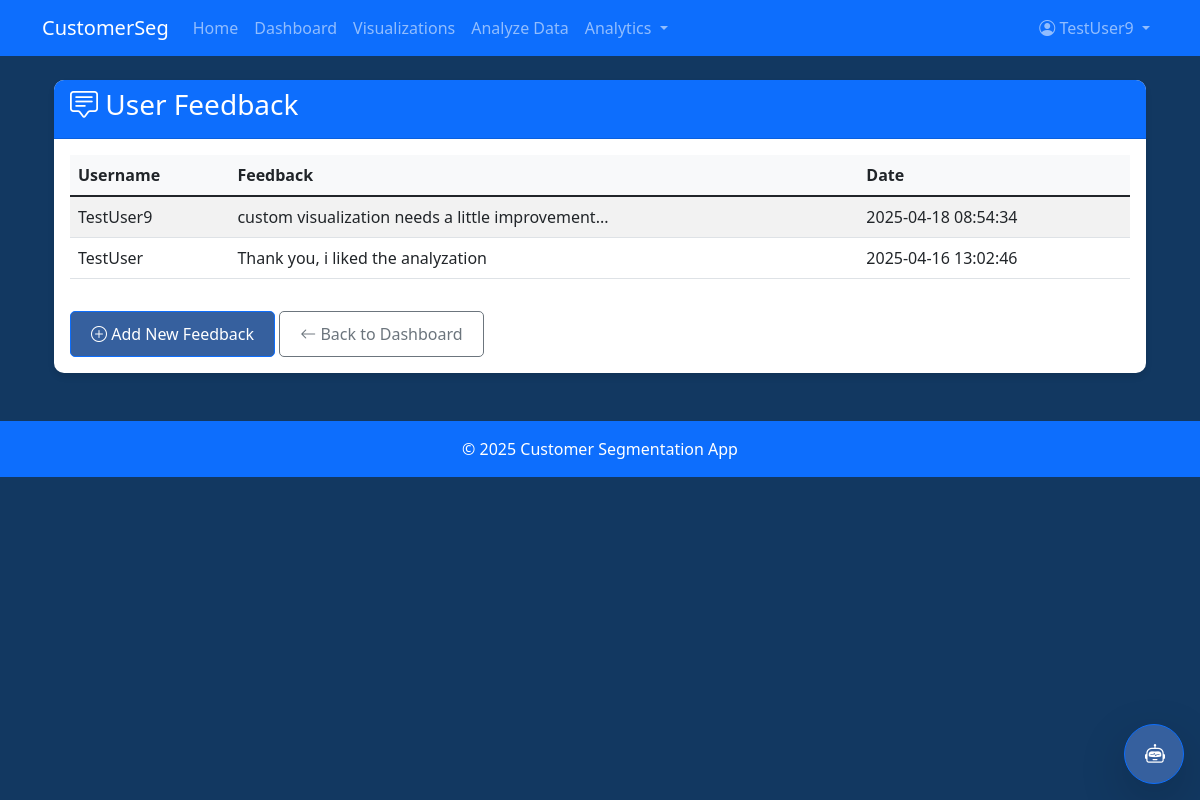
Page /view_feedback (signed in) on the committed database.
### tables this page shows
CREATE TABLE feedback (
            id INTEGER PRIMARY KEY AUTOINCREMENT,
            username TEXT NOT NULL,
            feedback TEXT NOT NULL,
            timestamp DATETIME DEFAULT CURRENT_TIMESTAMP
        );

### app.py (the view)
@app.route("/view_feedback")
@login_required
def view_feedback():
    conn = get_db_connection()
    feedback_data = conn.execute('''
        SELECT username, feedback, timestamp
        FROM feedback
        ORDER BY timestamp DESC
    ''').fetchall()
    conn.close()
    return render_template("view_feedback.html", feedback_data=feedback_data)

### app.py (called while the page is built)
@login_manager.user_loader
def user_loader(username):
    users = load_users()
    user_data = users.get(username)
    if user_data:
        user_data['username'] = username  # Add username to the data
        return User(user_data)
    return None

def get_db_connection():
    conn = None
    try:
        conn = sqlite3.connect('database.db')
        conn.row_factory = sqlite3.Row  # This allows accessing columns by name
        return conn
    except Error as e:
        print(f"Error connecting to database: {e}")
        raise

def load_users():
    conn = get_db_connection()
    users = conn.execute('SELECT * FROM users').fetchall()
    conn.close()
    return {user['username']: dict(user) for user in users}

### templates/view_feedback.html (shortened to what this page needs)
{% extends "base.html" %}
{% block content %}
<div class="container mt-4">
    <div class="card">
        <div class="card-header bg-primary text-white">
            <h3><i class="bi bi-chat-square-text"></i> User Feedback</h3>
        </div>
        <div class="card-body">
            {% if feedback_data %}
            <div class="table-responsive">
                <table class="table table-striped">
                    <thead>
                        <tr>
                            <th>Username</th>
                            <th>Feedback</th>
                            <th>Date</th>
                        </tr>
                    </thead>
                    <tbody>
                        {% for feedback in feedback_data %}
                        <tr>
                            <td>{{ feedback['username'] }}</td>
                            <td>{{ feedback['feedback'] }}</td>
                            <td>{{ feedback['timestamp'] }}</td>
                        </tr>
                        {% endfor %}
                    </tbody>
                </table>
            </div>
            {% else %}
            <div class="alert alert-info">
                No feedback has been submitted yet.
            </div>
            {% endif %}
            <div class="mt-3">
                <a href="{{ url_for('feedback_page') }}" class="btn btn-primary">
                    <i class="bi bi-plus-circle"></i> Add New Feedback
                </a>
                <a href="{{ url_for('dashboard') }}" class="btn btn-outline-secondary">
                    <i class="bi bi-arrow-left"></i> Back to Dashboard
                </a>
            </div>
        </div>
    </div>
</div>
{% endblock %}

### static/style.css (style rules this page uses)
body { font-family: 'Segoe UI', Tahoma, Geneva, Verdana, sans-serif; background-color: #123861; color: #212529; }
.card { border-radius: 10px; box-shadow: 0 4px 6px rgba(0, 0, 0, 0.1); margin-bottom: 20px; border: none; }
.card-header { border-radius: 10px 10px 0 0 !important; }
.table { width: 100%; margin-bottom: 1rem; color: #212529; }
.table th { background-color: #f8f9fa; border-top: none; }
.btn { padding: 10px 20px; border-radius: 5px; font-weight: 500; }
.btn-primary { background-color: #36609e; border-color: #0d6efd; }
.table-responsive { overflow-x: auto; -webkit-overflow-scrolling: touch; }

### rows in the picture
feedback: username "TestUser9", feedback "custom visualization needs a little improvement...", timestamp "2025-04-18 08:54:34"
feedback: username "TestUser", feedback "Thank you, i liked the analyzation", timestamp "2025-04-16 13:02:46"

### other values in the picture
{{ current_user.id }} "TestUser9"
